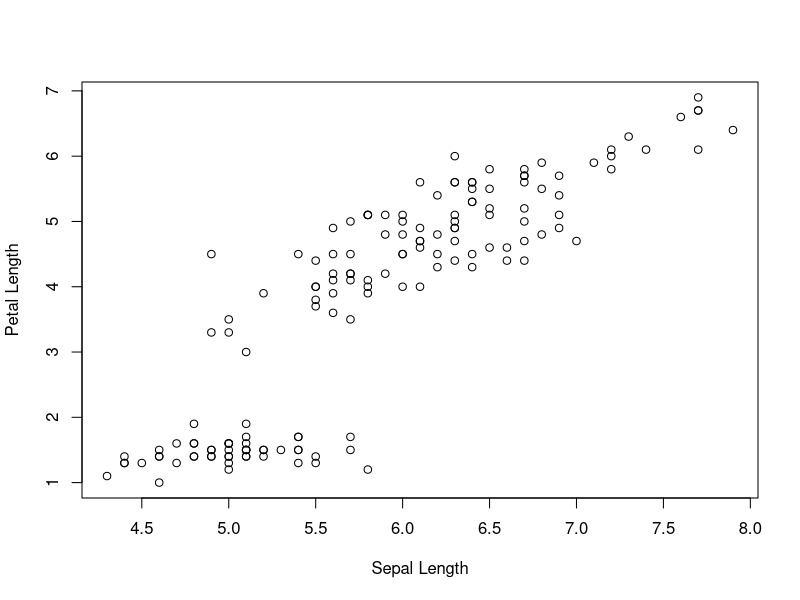
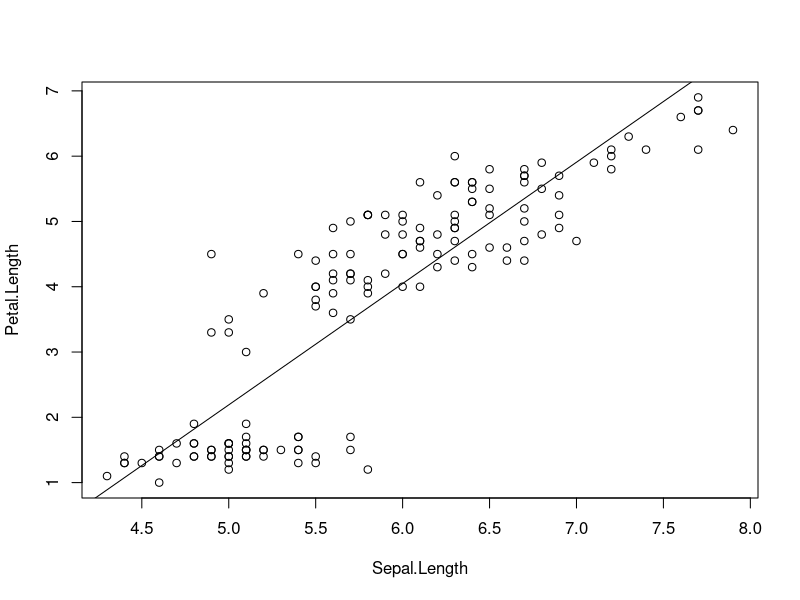

Generate these figures, in order, with R:
## ---- chunk 1
knitr::opts_chunk$set(echo = TRUE)
## ---- chunk 2
plot(iris$Sepal.Length, iris$Petal.Length,
     xlab = "Sepal Length",
     ylab = "Petal Length")
## ---- chunk 3
model.1 = lm (Petal.Length ~ Sepal.Length ,data = iris)
summary(model.1) # The result is stored in lm object `model.1`
## ---- chunk 4
plot(Petal.Length ~ Sepal.Length ,data = iris)
abline(model.1) # `model.1` is our `lm` object
